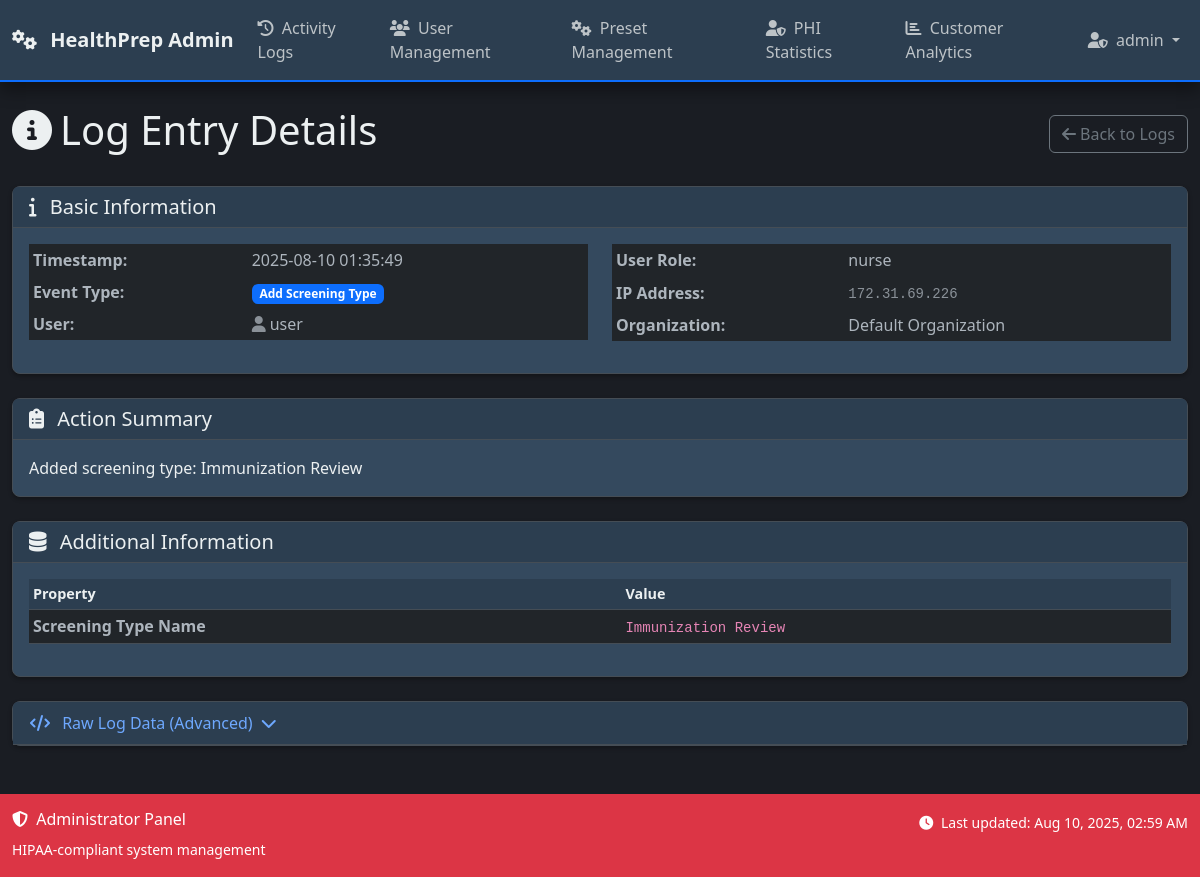
The page /admin/logs/22/view (signed in) on the database its author committed.
### models.py (models this page shows, shortened)
class User(UserMixin, db.Model):
    __tablename__ = 'users'
    id = db.Column(db.Integer, primary_key=True)
    username = db.Column(db.String(80), nullable=False)  # Unique within organization
    email = db.Column(db.String(120), nullable=False)  # Unique within organization
    password_hash = db.Column(db.String(255), nullable=False)
    role = db.Column(db.String(20), default='nurse', nullable=False)  # 'root_admin', 'admin', 'MA', 'nurse'
    is_admin = db.Column(db.Boolean, default=False, nullable=False)  # Kept for backward compatibility
    is_active_user = db.Column(db.Boolean, default=True, nullable=False)
    is_root_admin = db.Column(db.Boolean, default=False, nullable=False)  # Super admin for managing all organizations
    org_id = db.Column(db.Integer, db.ForeignKey('organizations.id'), nullable=True)  # Nullable for root admins
    epic_user_id = db.Column(db.String(100))  # Epic user ID for mapping
    two_factor_enabled = db.Column(db.Boolean, default=False)
    session_timeout_minutes = db.Column(db.Integer, default=30)
    last_activity = db.Column(db.DateTime, default=datetime.utcnow)
    failed_login_attempts = db.Column(db.Integer, default=0)
    locked_until = db.Column(db.DateTime)
    created_at = db.Column(db.DateTime, default=datetime.utcnow)
    last_login = db.Column(db.DateTime, default=datetime.utcnow)
    created_by = db.Column(db.Integer, db.ForeignKey('users.id'))
    updated_at = db.Column(db.DateTime, default=datetime.utcnow, onupdate=datetime.utcnow)
    __table_args__ = (
        db.UniqueConstraint('username', 'org_id', name='unique_username_per_org'),
        db.UniqueConstraint('email', 'org_id', name='unique_email_per_org'),
    )
    def is_admin_user(self):
        return self.role == 'admin' or self.is_admin or self.is_root_admin
    def update_activity(self):
        self.last_activity = datetime.utcnow()
    @property
    def is_active(self):
        return self.is_active_user

class AdminLog(db.Model):
    __tablename__ = 'admin_logs'
    id = db.Column(db.Integer, primary_key=True)
    timestamp = db.Column(db.DateTime, default=datetime.utcnow)
    event_type = db.Column(db.String(50))
    user_id = db.Column(db.Integer, db.ForeignKey('users.id'))
    org_id = db.Column(db.Integer, db.ForeignKey('organizations.id'), nullable=False)  # Organization scope
    ip_address = db.Column(db.String(45))
    patient_id = db.Column(db.Integer, db.ForeignKey('patient.id'))  # Patient accessed (if applicable)
    resource_type = db.Column(db.String(50))  # Type of resource accessed (patient, document, screening)
    resource_id = db.Column(db.Integer)  # ID of specific resource
    action_details = db.Column(db.Text)  # Human-readable action description
    data = db.Column(db.JSON)  # Additional structured data
    session_id = db.Column(db.String(100))  # Session identifier
    user_agent = db.Column(db.Text)  # Browser/client information
    user = db.relationship('User', backref=db.backref('admin_logs', lazy=True))
    organization = db.relationship('Organization', backref=db.backref('admin_logs', lazy=True))
    patient = db.relationship('Patient', backref=db.backref('access_logs', lazy=True))

class Organization(db.Model):
    __tablename__ = 'organizations'
    id = db.Column(db.Integer, primary_key=True)
    name = db.Column(db.String(100), nullable=False)
    display_name = db.Column(db.String(150))  # Friendly display name
    address = db.Column(db.Text)
    contact_email = db.Column(db.String(120))
    phone = db.Column(db.String(20))
    epic_client_id = db.Column(db.String(100))  # Epic client ID
    epic_client_secret = db.Column(db.String(255))  # Encrypted Epic client secret
    epic_fhir_url = db.Column(db.String(255))  # Epic FHIR base URL
    epic_environment = db.Column(db.String(20), default='sandbox')  # sandbox, production
    setup_status = db.Column(db.String(20), default='incomplete')  # incomplete, live, trial, suspended
    custom_presets_enabled = db.Column(db.Boolean, default=True)
    auto_sync_enabled = db.Column(db.Boolean, default=False)
    max_users = db.Column(db.Integer, default=10)  # User limit for this org
    created_at = db.Column(db.DateTime, default=datetime.utcnow)
    updated_at = db.Column(db.DateTime, default=datetime.utcnow, onupdate=datetime.utcnow)
    trial_expires = db.Column(db.DateTime)  # For trial accounts
    users = db.relationship('User', backref='organization', lazy=True)
    epic_credentials = db.relationship('EpicCredentials', backref='organization', lazy=True, cascade='all, delete-orphan')

### routes/admin_routes.py (the view)
@admin_bp.route('/logs/<int:log_id>/view')
@login_required
@admin_required
def view_log_details(log_id):
    try:
        log = AdminLog.query.get_or_404(log_id)
        if hasattr(current_user, 'org_id') and log.org_id != current_user.org_id:
            flash('Access denied', 'error')
            return redirect(url_for('admin.logs'))
        enhanced_details = parse_log_details(log)
        return render_template('admin/log_detail.html',
                             log=log,
                             details=enhanced_details)
    except Exception as e:
        logger.error(f"Error viewing log details: {str(e)}")
        flash('Error loading log details', 'error')
        return redirect(url_for('admin.logs'))

### templates/admin/log_detail.html (shortened to what this page needs)
{% extends 'base_admin.html' %}
{% block content %}
<div class="d-flex justify-content-between align-items-center mb-4">
    <h1><i class="fas fa-info-circle me-2"></i>Log Entry Details</h1>
    <div>
        <a href="{{ url_for('admin.logs') }}" class="btn btn-outline-secondary">
            <i class="fas fa-arrow-left me-1"></i>Back to Logs
        </a>
    </div>
</div>
<div class="card mb-4">
    <div class="card-header">
        <h5 class="mb-0">
            <i class="fas fa-info me-2"></i>
            Basic Information
        </h5>
    </div>
    <div class="card-body">
        <div class="row">
            <div class="col-md-6">
                <table class="table table-sm table-borderless">
                    <tr>
                        <td class="fw-bold">Timestamp:</td>
                        <td>{{ details.basic_info.timestamp }}</td>
                    </tr>
                    <tr>
                        <td class="fw-bold">Event Type:</td>
                        <td>
                            <span class="badge bg-primary">{{ details.basic_info.event_type }}</span>
                        </td>
                    </tr>
                    <tr>
                        <td class="fw-bold">User:</td>
                        <td>
                            <div class="d-flex align-items-center">
                                <i class="fas fa-user me-1 text-muted"></i>
                                {{ details.basic_info.user }}
                            </div>
                        </td>
                    </tr>
                </table>
            </div>
            <div class="col-md-6">
                <table class="table table-sm table-borderless">
                    <tr>
                        <td class="fw-bold">User Role:</td>
                        <td>{{ details.basic_info.user_role }}</td>
                    </tr>
                    <tr>
                        <td class="fw-bold">IP Address:</td>
                        <td>
                            <code class="text-muted">{{ details.basic_info.ip_address }}</code>
                        </td>
                    </tr>
                    <tr>
                        <td class="fw-bold">Organization:</td>
                        <td>{{ details.basic_info.organization }}</td>
                    </tr>
                </table>
            </div>
        </div>
    </div>
</div>
<div class="card mb-4">
    <div class="card-header">
        <h5 class="mb-0">
            <i class="fas fa-clipboard-list me-2"></i>
            Action Summary
        </h5>
    </div>
    <div class="card-body">
        <p class="mb-0">{{ details.action_summary }}</p>
    </div>
</div>
{% if details.additional_data %}
<div class="card mb-4">
    <div class="card-header">
        <h5 class="mb-0">
            <i class="fas fa-database me-2"></i>
            Additional Information
        </h5>
    </div>
    <div class="card-body">
        {% if details.additional_data %}
            <div class="table-responsive">
                <table class="table table-sm table-hover">
                    <thead>
                        <tr>
                            <th>Property</th>
                            <th>Value</th>
                        </tr>
                    </thead>
                    <tbody>
                        {% for key, value in details.additional_data.items() %}
                        <tr>
                            <td class="fw-bold">{{ key.replace('_', ' ').title() }}</td>
                            <td>
                                {% if value is mapping %}
                                    <details>
                                        <summary>Object (click to expand)</summary>
                                        <pre class="mt-2"><code>{{ value | tojsonpretty }}</code></pre>
                                    </details>
                                {% elif value is iterable and value is not string %}
                                    <details>
                                        <summary>List ({{ value|length }} items)</summary>
                                        <pre class="mt-2"><code>{{ value | tojsonpretty }}</code></pre>
                                    </details>
                                {% else %}
                                    <code>{{ value }}</code>
                                {% endif %}
                            </td>
                        </tr>
                        {% endfor %}
                    </tbody>
                </table>
            </div>
        {% else %}
            <p class="text-muted mb-0">No additional data available for this log entry.</p>
        {% endif %}
    </div>
</div>
{% endif %}
<div class="card">
    <div class="card-header">
        <h5 class="mb-0">
            <button class="btn btn-link p-0 text-decoration-none" type="button" data-bs-toggle="collapse" data-bs-target="#rawDataCollapse" aria-expanded="false">
                <i class="fas fa-code me-2"></i>
                Raw Log Data (Advanced)
                <i class="fas fa-chevron-down ms-1"></i>
            </button>
        </h5>
    </div>
</div>
{% endblock %}
{% block extra_js %}
<link rel="stylesheet" href="https://cdnjs.cloudflare.com/ajax/libs/prism/1.24.1/themes/prism.min.css">
{% endblock %}

### templates/base_admin.html (shortened to what this page needs)
<!DOCTYPE html>
<html lang="en" data-bs-theme="dark">
<head>
    <link href="https://cdn.jsdelivr.net/npm/bootstrap@5.3.0/dist/css/bootstrap.min.css" rel="stylesheet">
    <link href="https://cdnjs.cloudflare.com/ajax/libs/font-awesome/6.4.0/css/all.min.css" rel="stylesheet">
    <link href="{{ url_for('static', filename='css/custom.css') }}" rel="stylesheet">
    <link href="{{ url_for('static', filename='css/loading-states.css') }}" rel="stylesheet">
</head>
<body>
    <nav class="navbar navbar-expand-lg navbar-dark bg-danger">
        <div class="container">
            <a class="navbar-brand" href="{{ url_for('admin.dashboard') }}">
                <i class="fas fa-cogs me-2"></i>
                HealthPrep Admin
            </a>
            <div class="collapse navbar-collapse" id="adminNavbar">
                <ul class="navbar-nav me-auto">
                    <li class="nav-item">
                        <a class="nav-link" href="{{ url_for('admin.dashboard_logs') }}">
                            <i class="fas fa-history me-1"></i> Activity Logs
                        </a>
                    </li>
                    <li class="nav-item">
                        <a class="nav-link" href="{{ url_for('admin.users_list') }}">
                            <i class="fas fa-users me-1"></i> User Management
                        </a>
                    </li>
                    <li class="nav-item">
                        <a class="nav-link" href="{{ url_for('admin.dashboard_presets') }}">
                            <i class="fas fa-cogs me-1"></i> Preset Management
                        </a>
                    </li>
                    <li class="nav-item">
                        <a class="nav-link" href="{{ url_for('admin.dashboard_phi') }}">
                            <i class="fas fa-user-shield me-1"></i> PHI Statistics
                        </a>
                    </li>
                    <li class="nav-item">
                        <a class="nav-link" href="{{ url_for('admin.dashboard_analytics') }}">
                            <i class="fas fa-chart-bar me-1"></i> Customer Analytics
                        </a>
                    </li>
                </ul>
                <ul class="navbar-nav">
                    <li class="nav-item dropdown">
                        <a class="nav-link dropdown-toggle" href="#" id="adminUserDropdown" role="button" data-bs-toggle="dropdown">
                            <i class="fas fa-user-shield me-1"></i> {{ current_user.username }}
                        </a>
                    </li>
                </ul>
            </div>
        </div>
    </nav>
    <main class="container-fluid my-4">
        {% block content %}{% endblock %}
    </main>
    <footer class="bg-danger text-white py-3 mt-5">
        <div class="container">
            <div class="row">
                <div class="col-md-6">
                    <h6><i class="fas fa-shield-alt me-1"></i> Administrator Panel</h6>
                    <small>HIPAA-compliant system management</small>
                </div>
                <div class="col-md-6 text-end">
                    <small>
                        <i class="fas fa-clock me-1"></i>
                        Last updated: <span id="lastUpdated"></span>
                    </small>
                </div>
            </div>
        </div>
    </footer>
    {% block extra_js %}{% endblock %}
</body>
</html>

### rows shown on the page
User: username "admin"
User: basic_info.user "user", basic_info.user_role "nurse"
AdminLog: basic_info.ip_address "172.31.69.226"
Organization: basic_info.organization "Default Organization"

### other values the page prints
{{ details.basic_info.timestamp }} "2025-08-10 01:35:49"
{{ details.basic_info.event_type }} "Add Screening Type"
{{ details.action_summary }} "Added screening type: Immunization Review"
{{ key.replace('_', ' ').title() }} "Screening Type Name"
{{ value }} "Immunization Review"
